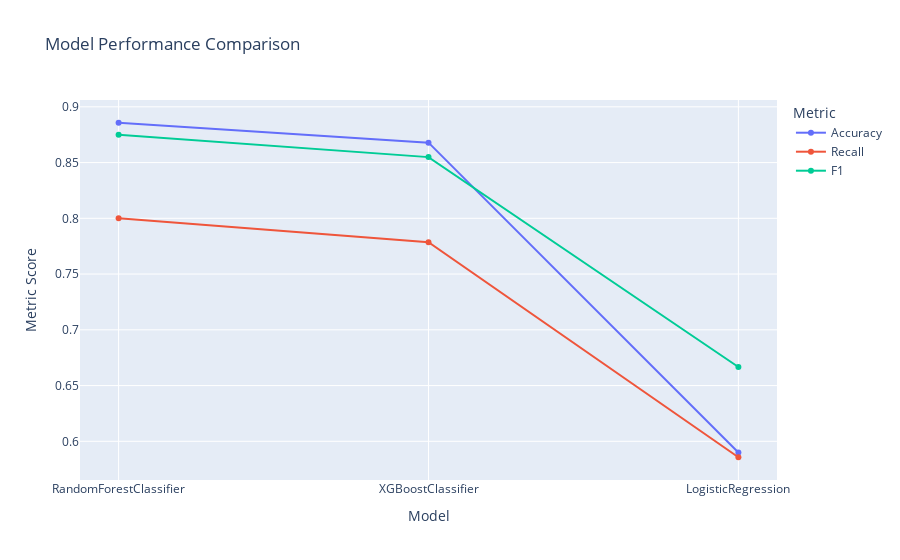

Here is the notebook cell this chart was saved with:
### Code cell
final_melted = final.melt(id_vars='Algorithms', value_vars=['Accuracy', 'Recall', 'F1'], var_name='Metric', value_name='Score')
fig = px.line(final_melted, x='Algorithms', y='Score', color='Metric', markers=True, title='Model Performance Comparison', labels={'Score': 'Metric Score', 'Algorithms': 'Model'})
fig.show()

### Figure 1 — Plotly figure (JSON) as saved in the notebook; plotly's stock layout.template omitted (floating-point values rounded to 4 significant figures)
{"data": [{"hovertemplate": "Metric=Accuracy<br>Model=%{x}<br>Metric Score=%{y}<extra></extra>", "legendgroup": "Accuracy", "line": {"color": "#636efa", "dash": "solid"}, "marker": {"symbol": "circle"}, "mode": "lines+markers", "name": "Accuracy", "orientation": "v", "showlegend": true, "type": "scatter", "x": ["RandomForestClassifier", "XGBoostClassifier", "LogisticRegression"], "xaxis": "x", "y": [0.8857, 0.8679, 0.59], "yaxis": "y"}, {"hovertemplate": "Metric=Recall<br>Model=%{x}<br>Metric Score=%{y}<extra></extra>", "legendgroup": "Recall", "line": {"color": "#EF553B", "dash": "solid"}, "marker": {"symbol": "circle"}, "mode": "lines+markers", "name": "Recall", "orientation": "v", "showlegend": true, "type": "scatter", "x": ["RandomForestClassifier", "XGBoostClassifier", "LogisticRegression"], "xaxis": "x", "y": [0.8, 0.7786, 0.5857], "yaxis": "y"}, {"hovertemplate": "Metric=F1<br>Model=%{x}<br>Metric Score=%{y}<extra></extra>", "legendgroup": "F1", "line": {"color": "#00cc96", "dash": "solid"}, "marker": {"symbol": "circle"}, "mode": "lines+markers", "name": "F1", "orientation": "v", "showlegend": true, "type": "scatter", "x": ["RandomForestClassifier", "XGBoostClassifier", "LogisticRegression"], "xaxis": "x", "y": [0.875, 0.8549, 0.6667], "yaxis": "y"}], "layout": {"legend": {"title": {"text": "Metric"}, "tracegroupgap": 0}, "title": {"text": "Model Performance Comparison"}, "xaxis": {"anchor": "y", "domain": [0, 1], "title": {"text": "Model"}}, "yaxis": {"anchor": "x", "domain": [0, 1], "title": {"text": "Metric Score"}}}}
